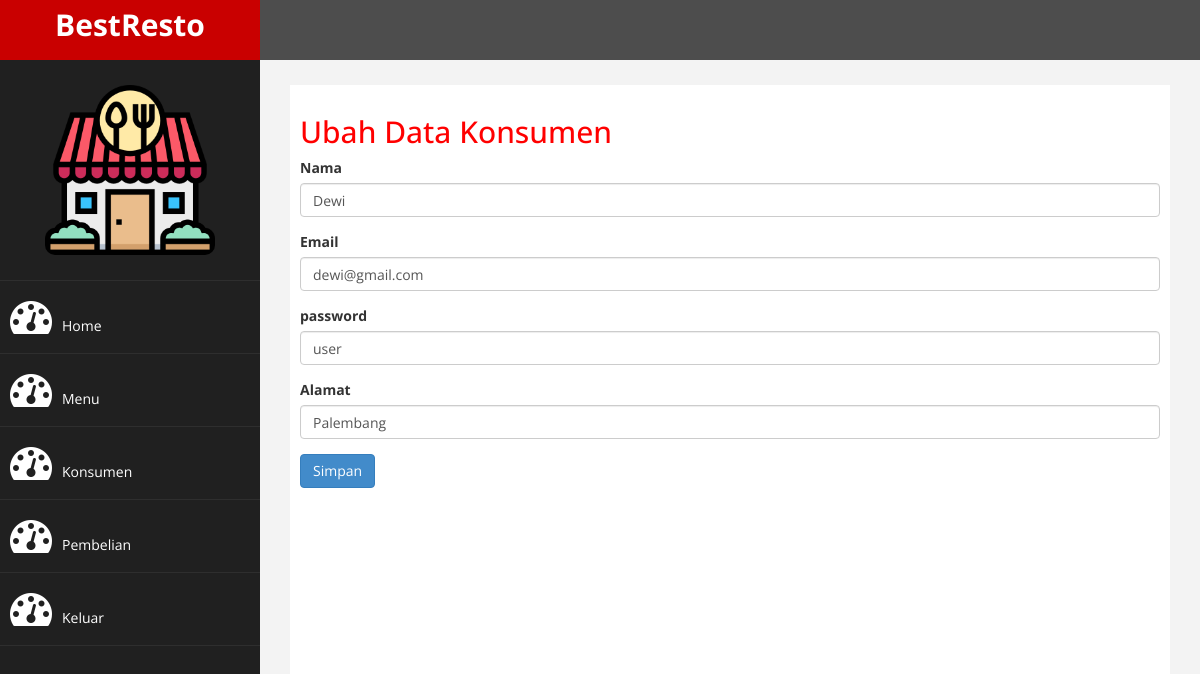
The page /admin/index.php?halaman=edit_konsumen&id=1 (signed in) on the database its author committed.
### tables this page shows
CREATE TABLE `konsumen` (
  `id_konsumen` int(11) NOT NULL,
  `nama_kons` varchar(50) NOT NULL,
  `email_kons` varchar(50) NOT NULL,
  `password_kons` varchar(50) NOT NULL,
  `alamat_kons` varchar(100) NOT NULL
);

### admin/edit_konsumen.php (the view, shortened to what this page needs)
<?php
    $koneksi = new mysqli("localhost","root","","resto");
        $ambil = $koneksi->query("SELECT * FROM konsumen WHERE id_konsumen='$_GET[id]'");
            $konsumen = $ambil->fetch_assoc();
?>
<h2>Ubah Data Konsumen</h2>
<form action="" method="POST" enctype="multipart/form-data">
    <div class="form-group">
        <label for="nama">Nama</label>
        <input type="text" class="form-control" id="nama" name="nama_kons" value="<?=$konsumen['nama_kons'];?>">
    </div>
    <div class="form-group">
        <label for="email">Email</label>
        <input type="email" class="form-control" id="email" name="email_kons" value="<?=$konsumen['email_kons'];?>">
    </div>
    <div class="form-group">
        <label for="password">password</label>
        <input type="text" class="form-control" id="password" name="pass_kons" value="<?=$konsumen['password_kons'];?>">
    </div>
    <div class="form-group">
        <label for="alamat">Alamat</label>
        <input class="form-control" id="alamat" name="alamat" value="<?=$konsumen['alamat_kons'];?>">
    </div>
    <button class="btn btn-primary" type="submit" name="simpan">Simpan</button>
</form>

### admin/assets/css/custom.css (style rules this page uses)
body { font-family: 'Open Sans', sans-serif; }
h2 { color: #f00; }

### rows shown on the page
konsumen: nama_kons "Dewi", email_kons "dewi@gmail.com", pass_kons "user", alamat "Palembang"
